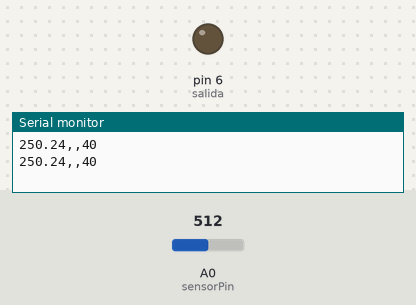
Bench run of a sketch on a simulated Arduino Uno, built with avr-gcc and run on an emulated ATmega328P. Shown: output pins drawn as LEDs (lit = HIGH), the last lines printed to the serial monitor. Inputs (shaded band) come from the test bench; at power-on: A0 (sensorPin) = 512.

Above: at 1.8 s.
1.9 s: A0 (sensorPin) set to 90
4.2 s: A0 (sensorPin) set to 81
At 6.8 s:
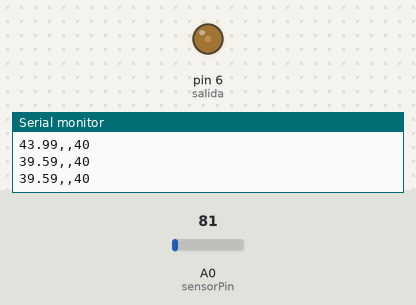
At 7.8 s:
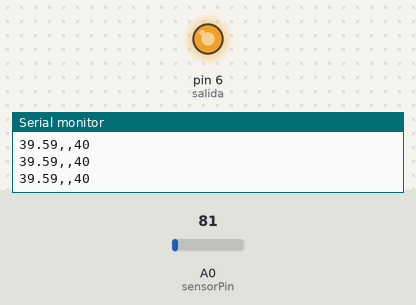
8.3 s: A0 (sensorPin) set to 30
At 12.3 s:
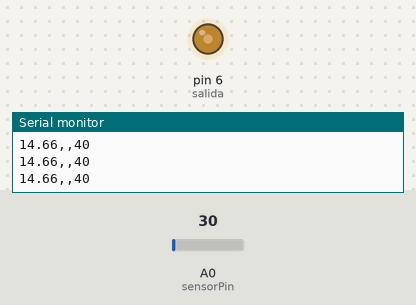
12.4 s: A0 (sensorPin) set to 50
Timing chart, 0 to 17.5 s (numbered marks = the images above; inputs shaded):
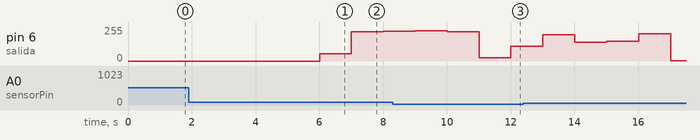

Measured:
- the behaviour switches between 82 and 81 on A0 (sensorPin) (found by bisection; images 0 and 1)
- after the input at 4.2 s, pin 6 (salida): 0/255 → 53/255 after 1.8 s, → 220/255 1.0 s later, → 224/255 1.0 s later

The sketch:

PID.ino
```cpp
/* ________________________________________________________
       yeison mauricio garcia - ian lopez
  ________________________________________________________*/

int salida = 6;
const int sensorPin= A0;
int valor_salida_pwm;    //  declaramos  la variable de tipo entero para la ulizacion de la modulacion por ancho de pulso 0-255
int setPoint=40;
long int pru;
long int VsetP; //valor del setpoint de 0-1023
//int Vmin=(15*10*1023)/5000;//valor minimo para que el mapeo sea 255 (de 0-1023) 15 C
float error, pwmAnt, errorAnt, errorAnt2;
int PWM;
void setup() {
pru=setPoint*10230;
  VsetP=((pru)/(5000));
  Serial.begin(9600);
  pinMode (salida, OUTPUT); //definimos pin de salida
}


void loop() {
  int value = analogRead(sensorPin); //0-1023
  float millivolts = (value / 1023.0) * 5000;
  float celsius = millivolts / 10;
  Serial.print(celsius);
  Serial.print(",");
  //Serial.print(PWM);
  /*Serial.print(",");
//   Serial.print(value);
  Serial.print(",");
  Serial.print(VsetP);*/
  Serial.print(",");
  Serial.println(setPoint);
  delay(1000);


error=setPoint-celsius;
valor_salida_pwm=(pwmAnt)+(9.54459*error)-(13.8118*(errorAnt))+(5.0415*errorAnt2);
pwmAnt=valor_salida_pwm;
errorAnt2=errorAnt;
errorAnt=error;
//if(valor_salida_pwm>100){valor_salida_pwm=100;}
//if(valor_salida_pwm<100){valor_salida_pwm=-100;}
//PWM=map(valor_salida_pwm,-100,100,0,255);
VsetP=map(setPoint,0,100,0,204);//convertir la referencia en un valor 0-100c ---0-205(equivalencia a su entrada analoga 0-1023)
//valor_salida_pwm=map(value,40,VsetP,255,190);// de 19(c)-referencia(c) de - 255 -190pwm //40 equivale a 19c
//valor_salida_pwm =map(value,0, 1023,0,255); // guardamos el mapeo en la variable (valor salida)
PWM=map(valor_salida_pwm,100,setPoint,255,0); // guardamos el mapeo en la variable (valor salida) 0


  if(celsius<=setPoint){
    analogWrite(salida, PWM);
  }
  else{
    analogWrite(salida, 0);
  }
}
```
